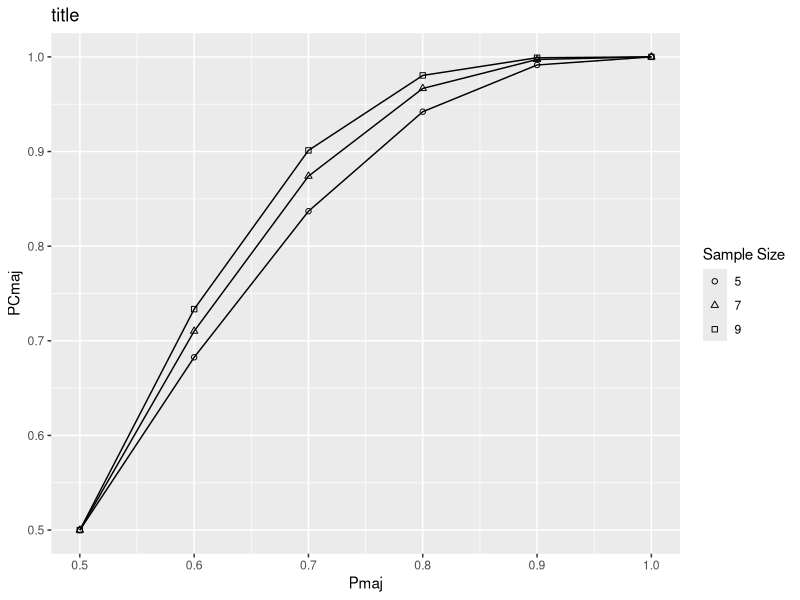
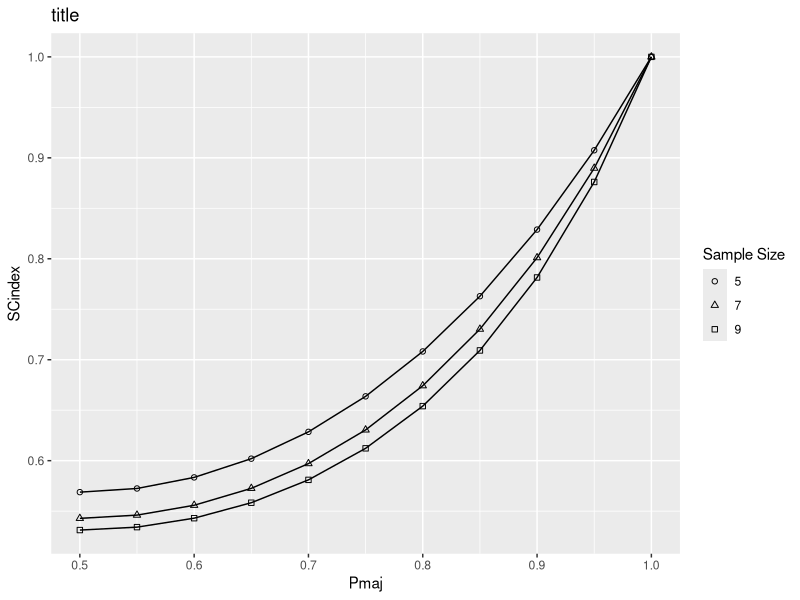
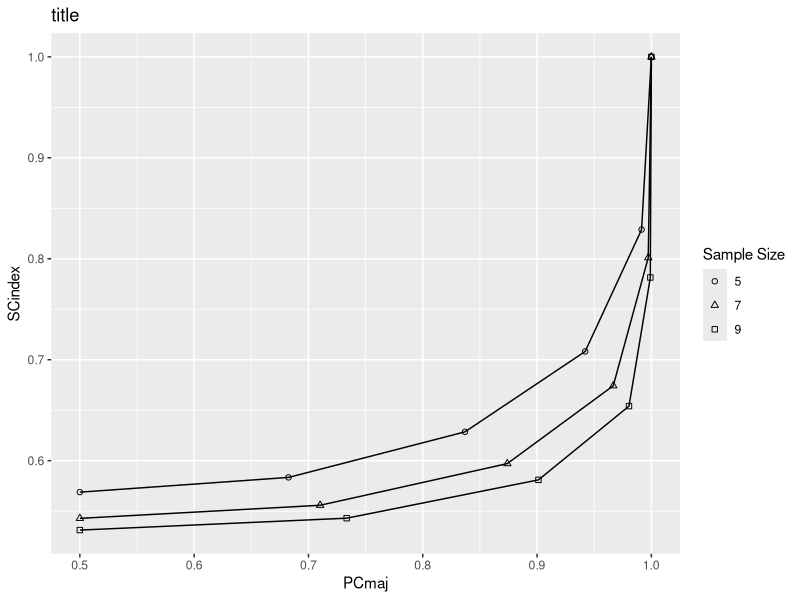
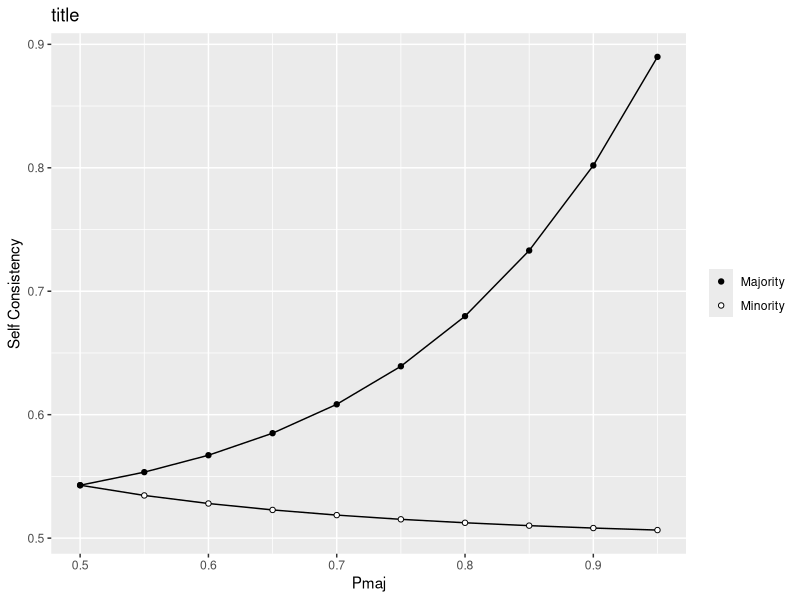
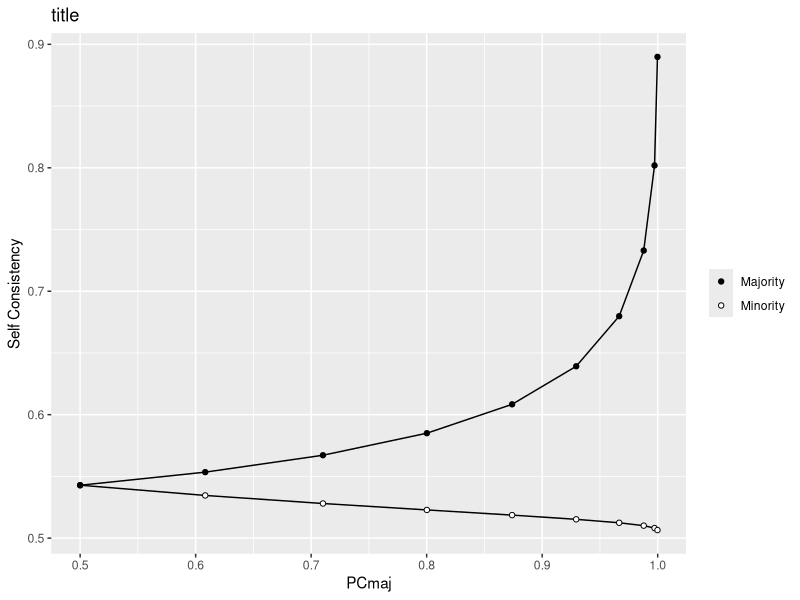

These charts were generated, in order, by the following R code:
## Figure 1 (Koriat, 2012)
## Sampling N=5,7,9 for the binominal distribution. 
## PCmaj is calculated as a probability that a target 
## choice represent a majority for a given sample. 

suppressMessages(library(ggplot2))
Pmaj<-c()
PCmaj<-c()
PCmajsum<-c()
PCmajtemp<-c()
SCindex<-c()
Sample<-c()
Pmaj1<-seq(.5,1,.1)
Pmaj2<-seq(.5,1,.05)
N<-c(5,7,9)
for (n in N){
    ## PCmaj = C(N/k)*p^k*(1-p)^(N-k) = (N!/k!(N-k)!)*Pmaj^k*Pmaj(N-k) , where
    ## N - sample size, k - number of majority outcomes. 
    ## For example, for n=5 the probability is the sum of PCmaj(3), PCmaj(4), and PCmaj(5).
    ## PC(3:5) for N=5 and Pmaj=.5 ==> 
    ##              C(5/3*0.5^3*0.5^2) + C(5/4*0.5^4*0.5^1) + C(5/5*0.5^5*0.5^0)  
    for (p in Pmaj1) {
        PCmajsum<-sum(dbinom(ceiling(n/2):n, n, p))
        PCmaj<-c(PCmaj,PCmajsum)
    }
    ## SC Index calculated as an inversion of standard deviation of a proportion of the favoring answers
    ## 
    
    for (p in Pmaj2) {
        PCmajtemp<-dbinom(0:n,n,p)
        Prop<-c(0:n)/n
        SCindex<-c(SCindex,sum(PCmajtemp*(1-sqrt(Prop*(1-Prop)))))
    }
}
Pmaj<-c(rep(Pmaj1,3))
Sample<-c(rep(5,6),rep(7,6),rep(9,6))
fig1<-data.frame(Pmaj,PCmaj,Sample)
fig1$Sample<-as.factor(fig1$Sample)
## Plot PCmaj as a function (sum of probabilities) of Pmaj for n = 5,7,9
ggplot(fig1, aes(x=Pmaj, y=PCmaj, group=Sample,shape=Sample, title="PCmaj as a function of Pmaj for sample size of 5,7, and 9")) + 
    geom_line() +
    geom_point() +
    scale_shape(solid=F, name="Sample Size")

## Figures 2a (Koriat, 2012)
## The consistency of the favoring the answer (1-sqrt(E(p)E(q)) as a function of Pmaj
Pmaj<-c(rep(Pmaj2,3))
Sample<-c(rep(5,11),rep(7,11),rep(9,11))
fig2<-data.frame(Pmaj, SCindex, Sample)
fig2$Sample<-as.factor(fig2$Sample)
## Plot SCindex as a function of Pmaj for n = 5,7,9
ggplot(fig2, aes(x=Pmaj, y=SCindex, group=Sample,shape=Sample, title="Self confidence as a function of Pmaj for sample size of 5,7, and 9")) + 
    geom_line() +
    geom_point() +
    scale_shape(solid=F, name="Sample Size")

## Figures 2b (Koriat, 2012)
## The consistency of the favoring the answer (1-sqrt(E(p)E(q)) as a function of PCmaj

fig1$SCindex<-subset(fig2, fig2$Pmaj %in% Pmaj1)$SCindex
ggplot(fig1, aes(x=PCmaj, y=SCindex, group=Sample,shape=Sample, title="Self confidence as a function of PCmaj for sample size of 5,7, and 9")) + 
    geom_line() +
    geom_point() +
    scale_shape(solid=F, name="Sample Size")

## Figure 3a (Koriat, 2012)
## The consistency of the favoring the answer as a function of PCmaj for the majority of answers for N=5,7,9

SCindex<-c()
PCtemp<-c()
PC_maj<-c()
Pmaj2<-seq(.5,.95,.05)
SampleSize<-c()
PC_maj<-c()
SCtype<-c()
N<-c(5,7,9)

for (n in N){
    
    for (p in Pmaj2){
        PC_maj<-c(PC_maj, sum(dbinom(4:n,n,p)))
        PCtemp<-dbinom(0:n,n,p)
        Prop<-(0:n)/n
        pr<-length(Prop)/2
        Propmin<-Prop[Prop<.5]
        Propmaj<-Prop[Prop>.5]  
        PCmin<-PCtemp[0:pr]
        PCmaj<-PCtemp[(pr+1):(2*pr)]  
        Indexmin<-1-sqrt(Propmin*(1-Propmin))
        Indexmaj<-1-sqrt(Propmaj*(1-Propmaj))    
        SCmin<-weighted.mean(Indexmin,PCmin)
        SCmaj<-weighted.mean(Indexmaj,PCmaj)
        SCtype<-c(SCtype, "Minority","Majority")
        SCindex<-c(SCindex,SCmin,SCmaj)
        SampleSize<-c(SampleSize,n)
    }
}
P_maj<-rep(rep(Pmaj2,each=2), times=3)
PC_maj<-rep(PC_maj, each=2)
SSize<-rep(SampleSize, each=2)
allSC<-data.frame(P_maj,SCindex,PC_maj, SCtype, SSize)

## Plot Self consistency as a function of Pmaj for N=7
SCsample7<-subset(allSC,SSize==7)
ggplot(SCsample7, aes(x=P_maj, y=SCindex, group=SCtype,shape=SCtype, title="Consistency of majority and minority answers as a function of Pmaj for N = 7")) + 
    geom_line() +
    geom_point(aes(shape=SCtype, fill=SCtype)) +
    scale_shape_manual(values=c(21,21))+
    scale_fill_manual(values=c("black","white")) +
    xlab("Pmaj") +
    ylab("Self Consistency") +
    theme(legend.title=element_blank())
## Plot Self consistency as a function of PCmaj for N=7
ggplot(SCsample7, aes(x=PC_maj, y=SCindex, group=SCtype,shape=SCtype, title="Consistency of majority and minority answers as a function of Pmaj for N = 7")) + 
    geom_line() +
    geom_point(aes(shape=SCtype, fill=SCtype)) +
    scale_shape_manual(values=c(21,21))+
    scale_fill_manual(values=c("black","white")) +
    xlab("PCmaj") +
    ylab("Self Consistency") +
    theme(legend.title=element_blank())
